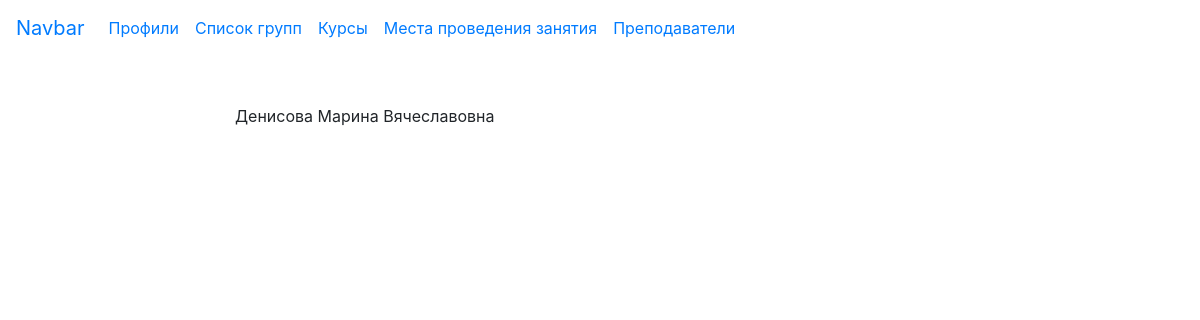
The app's page /userprofile/teacher/1/ with its own data.
### userprofile/models.py (models this page shows, shortened)
class TeacherProfile(models.Model):
    id_teacher = models.AutoField(primary_key=True)
    surname = models.CharField(max_length=100)
    name = models.CharField(max_length=100)
    patronymic = models.CharField(max_length=50)
    date_of_birth = models.DateField(null=True)
    ph_number = models.CharField(max_length=12)

### userprofile/views.py (the view)
# urls.py: path('teacher/<int:id_teacher>/', teach_detail, name='teacher_detail_url'),
def teach_detail(request, id_teacher):
    teacher = get_object_or_404(TeacherProfile, id_teacher=id_teacher)
    return render(request, 'userprofile/teacher_detail.html', {'teacher': teacher})

### userprofile/templates/userprofile/teacher_detail.html (shortened to what this page needs)
{% extends 'userprofile/base_profile.html'%}
{% block content %}
<p>
    {{ teacher.surname }}
    {{ teacher.name }}
    {{ teacher.patronymic }}
</p>
{% endblock %}

### records on screen
TeacherProfile: surname "Денисова", name "Марина", patronymic "Вячеславовна"
